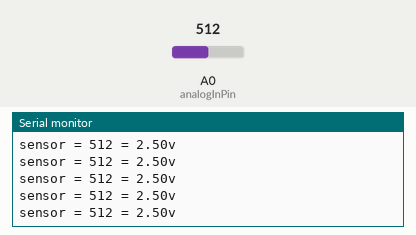
Simulated run of this sketch. Board: Arduino Uno, built with avr-gcc and run on an emulated ATmega328P. Shown: the last lines printed to the serial monitor. The inputs (shaded band) are chosen by the test bench; at power-on: A0 (analogInPin) = 512.

Above: at 1.2 s.
1.3 s: A0 (analogInPin) set to 716
At 1.56 s:
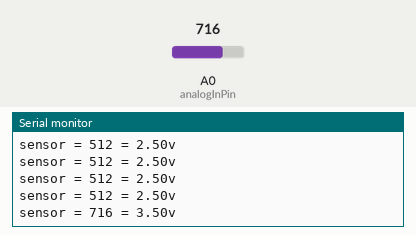
2.8 s: A0 (analogInPin) set to 900
At 2.97 s:
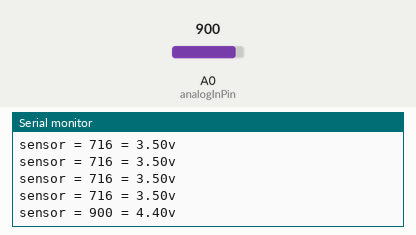
Timing chart, 0 to 5.8 s (numbered marks = the images above; inputs shaded):
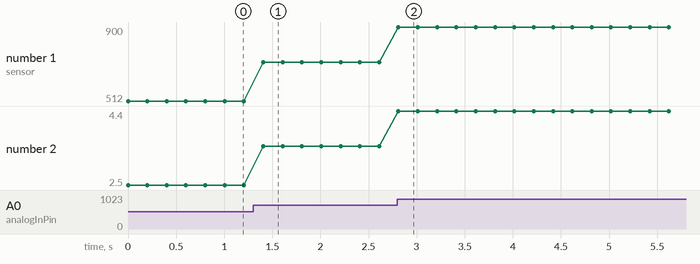

Measured:
- after the input at 1.3 s, the serial monitor: prints a new line after 0.11 s (image 1)
- after the input at 2.8 s, the serial monitor: prints a new line at once (image 2)
- plotted number 1: 512 → 716 after the input at 1.3 s, 716 → 900 after the input at 2.8 s
- plotted number 2: 2.5 → 3.5 after the input at 1.3 s, 3.5 → 4.4 after the input at 2.8 s

The sketch:

voltimetro.ino
```cpp
const int analogInPin = A0;  // Analog input pin that the potentiometer is attached to
int sensorValue = 0;        // value read from the pot
void setup() {
  Serial.begin(9600);
}
void loop() {
  // read the analog in value:
  sensorValue = analogRead(analogInPin);
  float voltios=(5.0*sensorValue) /1023;
  Serial.print("sensor = " );
  Serial.print(sensorValue);
  Serial.print(" = ");
  Serial.print(voltios);
  Serial.println("v");
   delay(200);
}
```
